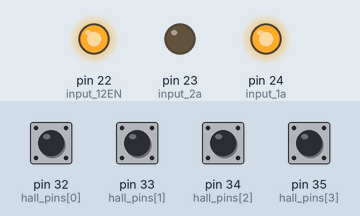
This sketch was run on a simulated Arduino Mega 2560, built with avr-gcc and run on an emulated ATmega2560. Shown: output pins drawn as LEDs (lit = HIGH). Inputs (shaded band) come from the test bench; at power-on: pin 32 (hall_pins[0]), pin 33 (hall_pins[1]), pin 34 (hall_pins[2]), pin 35 (hall_pins[3]) HIGH. What the sketch prints to the serial monitor is not drawn.

Above: at 0.1 s.
Timing chart, 0 to 1.6 s (numbered marks = the images above):
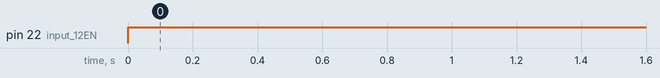

The sketch:

hall_test.ino
```cpp
/*
Black Termination: e2
Blue Termination: e4
Purple Termination: e5
Orange Termination: e7
*/

const int hall_pins[4] = {32, 33, 34, 35};

const int input_1a = 24;
const int input_2a = 23;
const int input_12EN = 22;

void setup() {
  pinMode(input_1a, OUTPUT);
  pinMode(input_2a, OUTPUT);
  pinMode(input_12EN, OUTPUT);

  digitalWrite(input_1a, HIGH);
  digitalWrite(input_2a, LOW);

  for(int i = 0; i < 4; i++) {
    pinMode(hall_pins[i], INPUT_PULLUP);
  }

    Serial.begin(9600);
}


void loop() {
  analogWrite(input_12EN, 255);

  for(int i = 0; i < 4; i++) {
    if(digitalRead(hall_pins[i]) == LOW) {
        Serial.print("1 ");
    }

    else if(digitalRead(hall_pins[i]) == HIGH) {
        Serial.print("0 ");
    }
  }
  Serial.println("");
  delay(500);
}
```

Measured:
- by itself, pin 22 (input_12EN): LOW → HIGH at 0.00 s
